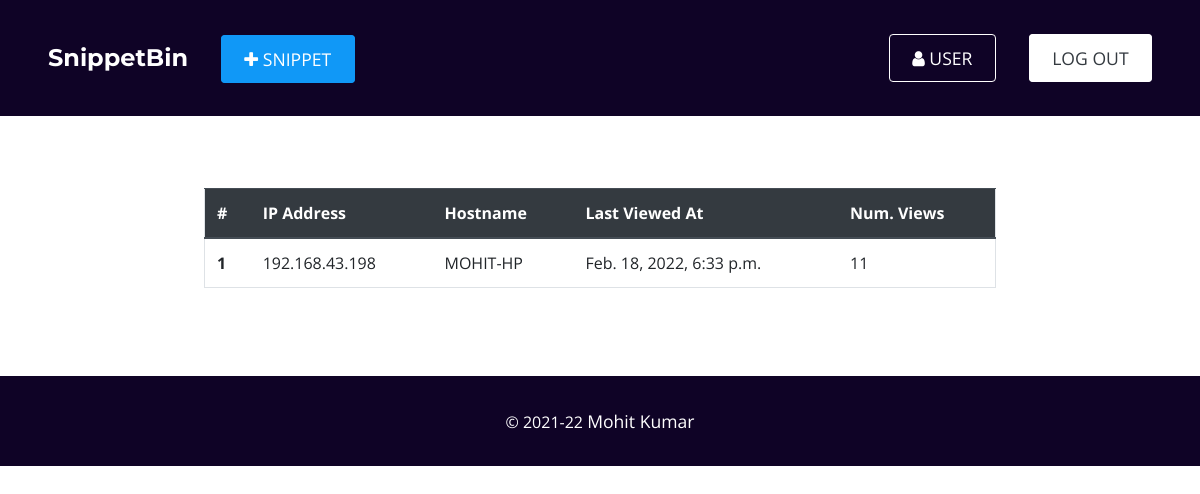
The app's page /snippet/252cd1017c4a4d47965d2e6c39b38ee1/statistics/ (signed in) with its own data.
### snippet/models.py (models this page shows, shortened)
class SnipetTracker(models.Model):
  id = models.UUIDField(default = uuid.uuid4, unique = True, primary_key = True, editable = False)
  snippet = models.ForeignKey(Snippet, on_delete = models.CASCADE)
  hostname = models.CharField(max_length = 255)
  ip_addr = models.CharField(max_length = 255)
  count = models.IntegerField(default = 0)
  viewed_at = models.DateTimeField(auto_now = True)

### snippet/views.py (the view)
# urls.py: path('<str:sid>/statistics/', views.snippet_statistics_view, name = 'snippet_statitics')
@login_required(login_url = 'account:login')
def snippet_statistics_view(request, sid):
  try:
    snippet_obj = Snippet.objects.get(id = sid)
  except Snippet.DoesNotExist:
    messages.error(request, f'No snippet with id {sid} exists')
    return redirect('home:home')
  except:
    messages.error(request, f'No snippet with id {sid} exists')
    return redirect('home:home')
  stats = snippet_obj.snipettracker_set.all().order_by('-viewed_at')
  context = {'stats': stats}
  return render(request, 'snippet/snippet-stats.html', context)

### snippet/templates/snippet/snippet-stats.html (shortened to what this page needs)
{% extends 'base.html' %}
{% load static %}
{% block content %}
<div class="mk-container">
  <table class="table border">
    <thead class="thead-dark">
      <tr>
        <th scope="col">#</th>
        <th scope="col">IP Address</th>
        <th scope="col">Hostname</th>
        <th scope="col">Last Viewed At</th>
        <th scope="col">Num. Views</th>
      </tr>
    </thead>
    <tbody>
      {% if stats %}
        {% for stat in stats %}
          <tr>
            <th scope="row">{{ forloop.counter }}</th>
            <td>{{ stat.ip_addr }}</td>
            <td>{{ stat.hostname }}</td>
            <td>{{ stat.viewed_at }}</td>
            <td>{{ stat.count }}</td>
          </tr>
        {% endfor %}
      {% else %}
        <tr>
          <td colspan="4">No one have opened this snippet yet</td>
        </tr>
      {% endif %}
    </tbody>
  </table>
</div>
{% endblock content %}

### static/css/style.css (style rules this page uses)
:root { --black: #000000; --black-light: #2c3333; --white: #ffffff; --grey: #f5f5f5; --dark-grey: #aaaaaa; --blue: #1098f7; --pink: #b89e97; --lightpink: #b89e97; --green: #1efc1e; --dark-purple: #0f0326; --red: #ff0000; --font-primary: 'Open Sans', sans-serif; --font-secondary: 'Roboto Slab', serif; --font-fancy: 'Montserrat', sans-serif; }
body { margin: 0; padding: 0; box-sizing: border-box; font-family: var(--font-primary); }
.mk-container { margin: 3rem auto; padding: 1.5rem; width: 70%; }

### records on screen
SnipetTracker: ip_addr "192.168.43.198", hostname "MOHIT-HP", viewed_at "Feb. 18, 2022, 6:33 p.m.", count "11"
